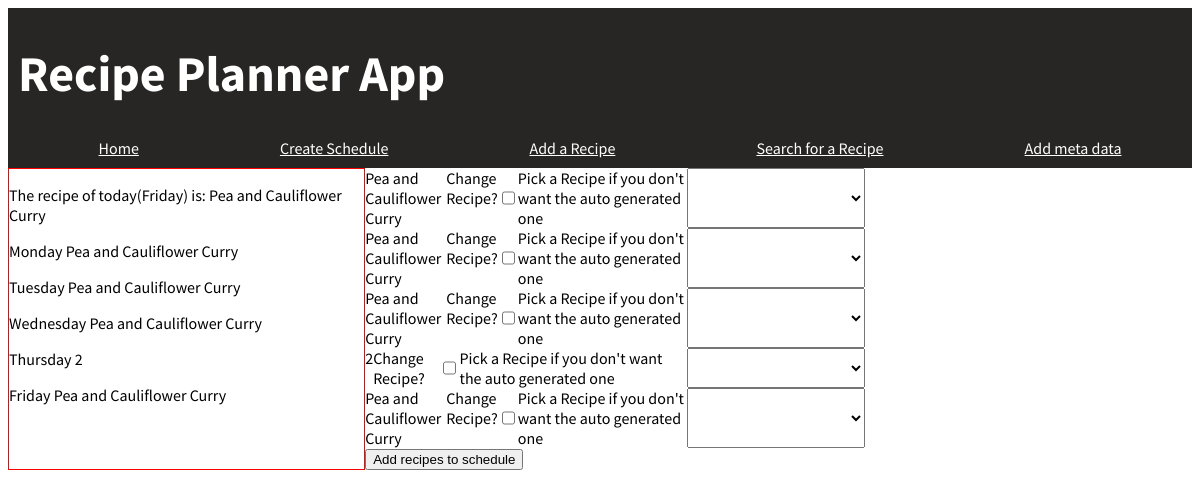
The app's page /finalise_schedule, older data.
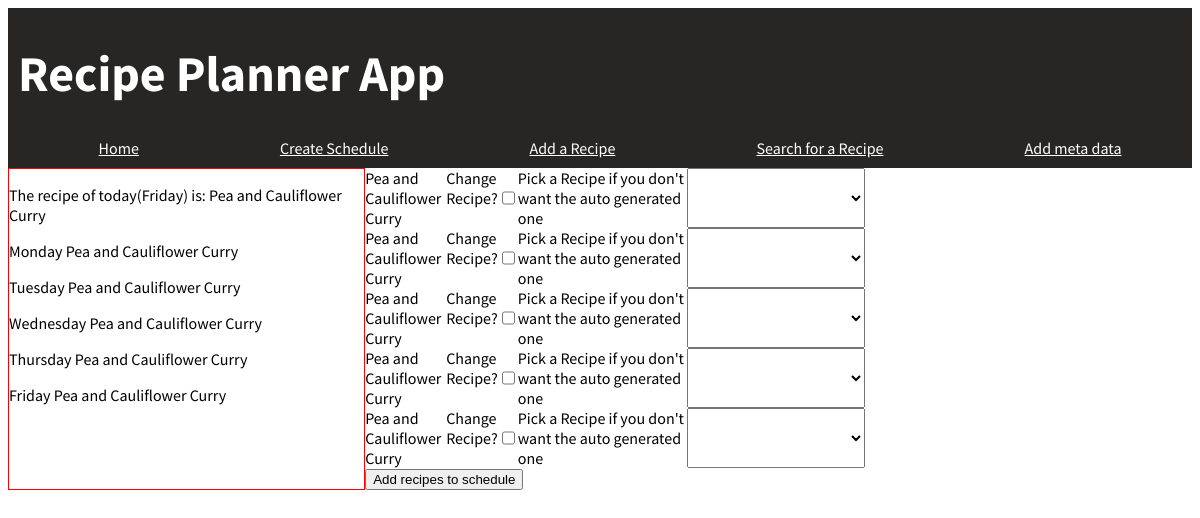
The same page, newer data.
### application/models.py (models this page shows, shortened)
class Recipes(db.Model):
    id = db.Column(db.Integer, primary_key=True)
    recipe_name = db.Column(db.String(100), nullable=False)
    recipe_description = db.Column(db.String(500))
    cuisine_id = db.Column(db.Integer, db.ForeignKey('cuisine.id'))
    quantity = db.relationship('Quantity', backref="quantitybr1")
    method = db.relationship('Method', backref='methodbr')

### application/routes.py (the view)
@app.route('/finalise_schedule', methods=['POST','GET'])
def finalise_schedule():
    week = []
    week.append(Recipes.query.filter_by(id = Schedule.query.filter_by(day_of_the_week = 0).first().recipe_id).first())
    week.append(Recipes.query.filter_by(id = Schedule.query.filter_by(day_of_the_week = 1).first().recipe_id).first())
    week.append(Recipes.query.filter_by(id = Schedule.query.filter_by(day_of_the_week = 2).first().recipe_id).first())
    week.append(Recipes.query.filter_by(id = Schedule.query.filter_by(day_of_the_week = 3).first().recipe_id).first())
    week.append(Recipes.query.filter_by(id = Schedule.query.filter_by(day_of_the_week = 4).first().recipe_id).first())
    day = date.today()
    day = calendar.day_name[day.weekday()]
    recipe_of_the_day = Recipes.query.filter_by(id = (Schedule.query.filter_by(day_of_the_week = datetime.today().weekday()).first().recipe_id)).first().recipe_name
    done = True
    form = FinaliseScheduleForm()
    choices = [(r.id, r.recipe_name) for r in Recipes.query.order_by('recipe_name')]
    choices.insert(0, ("", ""))
    form.monday_recipe.choices = choices
    form.tuesday_recipe.choices = choices
    form.wednesday_recipe.choices = choices
    form.thursday_recipe.choices = choices
    form.friday_recipe.choices = choices
    if request.method == 'POST':
        if form.monday_cb.data == True:
            sched = Schedule.query.filter_by(day_of_the_week = 0).first()
            sched.recipe_id = form.monday_recipe.data
            db.session.add(sched)
            db.session.commit()
        if form.tuesday_cb.data == True:
            sched = Schedule.query.filter_by(day_of_the_week = 1).first()
            sched.recipe_id = form.tuesday_recipe.data
            db.session.add(sched)
            db.session.commit()
        if form.wednesday_cb.data == True:
            sched = Schedule.query.filter_by(day_of_the_week = 2).first()
            sched.recipe_id = form.wednesday_recipe.data
            db.session.add(sched)
            db.session.commit()
        if form.thursday_cb.data == True:
            sched = Schedule.query.filter_by(day_of_the_week = 3).first()
            sched.recipe_id = form.thursday_recipe.data
            db.session.add(sched)
            db.session.commit()
        if form.friday_cb.data == True:
            sched = Schedule.query.filter_by(day_of_the_week = 4).first()
            sched.recipe_id = form.friday_recipe.data
            db.session.add(sched)
            db.session.commit()
        monday_recipe_ingredients = Quantity.query.filter_by(recipe_id = (Schedule.query.filter_by(day_of_the_week = 0).first().recipe_id)).all()
        tuesday_recipe_ingredients = Quantity.query.filter_by(recipe_id = (Schedule.query.filter_by(day_of_the_week = 1).first().recipe_id)).all()
        wednesday_recipe_ingredients = Quantity.query.filter_by(recipe_id = (Schedule.query.filter_by(day_of_the_week = 2).first().recipe_id)).all()
        thursday_recipe_ingredients = Quantity.query.filter_by(recipe_id = (Schedule.query.filter_by(day_of_the_week = 3).first().recipe_id)).all()
        friday_recipe_ingredients = Quantity.query.filter_by(recipe_id = (Schedule.query.filter_by(day_of_the_week = 4).first().recipe_id)).all()
        ingredient_list = []
        for m in monday_recipe_ingredients:
            ingredient_list.append([Ingredients.query.filter_by(id = m.ingredient_id).first().ingredient_name, m.amount, Measure.query.filter_by(id = m.measure).first().measure])
        for m in tuesday_recipe_ingredients:
            ingredient_list.append([Ingredients.query.filter_by(id = m.ingredient_id).first().ingredient_name, m.amount, Measure.query.filter_by(id = m.measure).first().measure])
        for m in wednesday_recipe_ingredients:
            ingredient_list.append([Ingredients.query.filter_by(id = m.ingredient_id).first().ingredient_name, m.amount, Measure.query.filter_by(id = m.measure).first().measure])
        for m in thursday_recipe_ingredients:
            ingredient_list.append([Ingredients.query.filter_by(id = m.ingredient_id).first().ingredient_name, m.amount, Measure.query.filter_by(id = m.measure).first().measure])
        for m in friday_recipe_ingredients:
            ingredient_list.append([Ingredients.query.filter_by(id = m.ingredient_id).first().ingredient_name, m.amount, Measure.query.filter_by(id = m.measure).first().measure])
        aggregated_ingredient_list = []
        ingredient_names = [ingredient[0] for ingredient in ingredient_list]
        for ingredient in ingredient_names:
            if ingredient_names.count(ingredient) == 1:
                aggregated_ingredient_list.append(ingredient_list[aggregated_ingredient_list.index(ingredient)])
        else:
            for ing in ingredient_list:
                for item in ingredient_list:
                    if ingredient_list.index(ing) == ingredient_list.index(item):
                        pass
                    elif ing[0] == item[0]:
                         ing[1] += item[1]
            aggregated_ingredient_list.append(ing)
            print(aggregated_ingredient_list)
        db.session.query(ShoppingList).delete()
        db.session.commit()
        for element in aggregated_ingredient_list:
            shop = ShoppingList(*element)
            db.session.add(shop)
            db.session.commit()
        return render_template('finalise_schedule.html', day=day, week=week, recipe_of_the_day=recipe_of_the_day, done=done, aggregated_ingredient_list=aggregated_ingredient_list)
    else:
        weekly_schedule = Schedule.query.order_by('day_of_the_week')
        mon = Recipes.query.filter_by(id = weekly_schedule[0].recipe_id).first().recipe_name
        tue = Recipes.query.filter_by(id = weekly_schedule[1].recipe_id).first().recipe_name
        wed = Recipes.query.filter_by(id = weekly_schedule[2].recipe_id).first().recipe_name
        thu = Recipes.query.filter_by(id = weekly_schedule[3].recipe_id).first().recipe_name
        fri = Recipes.query.filter_by(id = weekly_schedule[4].recipe_id).first().recipe_name
        return render_template('finalise_schedule.html', day=day, week=week, recipe_of_the_day=recipe_of_the_day, form=form, mon=mon, tue=tue, wed=wed, thu=thu, fri=fri)

### application/forms.py
class FinaliseScheduleForm(FlaskForm):
    monday_cb = BooleanField('Change Recipe?')
    tuesday_cb = BooleanField('Change Recipe?')
    wednesday_cb = BooleanField('Change Recipe?')
    thursday_cb = BooleanField('Change Recipe?')
    friday_cb = BooleanField('Change Recipe?')
    monday_recipe = SelectField('Pick a Recipe if you don\'t want the auto generated one', choices = [])
    tuesday_recipe = SelectField('Pick a Recipe if you don\'t want the auto generated one', choices = [])
    wednesday_recipe = SelectField('Pick a Recipe if you don\'t want the auto generated one', choices = [])
    thursday_recipe = SelectField('Pick a Recipe if you don\'t want the auto generated one', choices = [])
    friday_recipe = SelectField('Pick a Recipe if you don\'t want the auto generated one', choices = [])
    submit_recipes = SubmitField('Add recipes to schedule')

### application/templates/finalise_schedule.html (shortened to what this page needs)
{% extends 'layout.html'%}
{% block body %}
<form method="POST">
{% if mon %}
<div class = 'field'>
    {{ mon }} {{ form.monday_cb.label }} {{ form.monday_cb }} {{ form.monday_recipe.label }} {{ form.monday_recipe }}
</div>
<div class='field'>
    {{ tue }} {{ form.tuesday_cb.label }} {{ form.tuesday_cb }} {{ form.tuesday_recipe.label }} {{ form.tuesday_recipe }}
</div>
<div class='field'>
    {{ wed }} {{ form.wednesday_cb.label }} {{ form.wednesday_cb }} {{ form.wednesday_recipe.label }} {{ form.wednesday_recipe }}
</div>
<div class='field'>
    {{ thu }} {{ form.thursday_cb.label }} {{ form.thursday_cb }} {{ form.thursday_recipe.label }} {{ form.thursday_recipe }}
</div>
<div class='field'>
    {{ fri }} {{ form.friday_cb.label }} {{ form.friday_cb }} {{ form.friday_recipe.label }} {{ form.friday_recipe }}
</div>
{{form.submit_recipes}}
{% endif %}
</form>
{% endblock body %}

### application/templates/layout.html (shortened to what this page needs)
<!DOCTYPE html>
<html lang="en">
<head>
    <link href="../static/format.css" rel="stylesheet">
</head>
<body style="font-family: Source Sans Pro, sans-serif">
    <div class="header" style="background-color:#282624; width:100%; margin: 0 auto">
        <div style="display:flex">
            <h1 style="color:white; font-size:50px; margin-left: 10px"> Recipe Planner App</h1></div>
        <div id = "links" style="text-align: center; display: flex; justify-content: space-around; color:white; padding-bottom: 10px; padding-left: 20px">
            <a href="{{ url_for('index') }}"  style='color:white'>Home</a>
            <a href="{{ url_for('create_weekly_schedule') }}"> Create Schedule</a>
            <a href="{{ url_for('add_recipe') }}">Add a Recipe</a>
            <a href="{{ url_for('search_recipes') }}">Search for a Recipe</a>
            <a href="{{ url_for('add_meta') }}">Add meta data</a>
        </div>
    </div>
    <div class="container">
        <div id="left">
            <p>The recipe of today({{ day }}) is:  {{ recipe_of_the_day }}</p>
            <p>Monday {{ week[0].recipe_name }}</p>
            <p>Tuesday {{ week[1].recipe_name }}</p>
            <p>Wednesday {{ week[2].recipe_name }}</p>
            <p>Thursday {{ week[3].recipe_name }}</p>
            <p>Friday {{ week[4].recipe_name }}</p>
        </div>
        <div id="center">
            {% block body %}
            {% endblock body %}
        </div>
    </div>
</body>
</html>

### application/static/format.css (style rules this page uses)
.field { display: flex; width: 500px; justify-content: space-between; }
.container { display: flex; }
#left { max-width: 30%; border: 1px solid red; }

### application/templates/layout.html (style rules this page uses)
a { color:white }

Row changes from the older to the newer data that the page shows:
removed Recipes: recipe_name "2"
shown differently, row unchanged: Recipes "Pea and Cauliflower Curry": recipe_name (not shown) → "Pea and Cauliflower Curry"
Text that changed along with them:
{{ week[3].recipe_name }}: "2" → "Pea and Cauliflower Curry"
{{ thu }}: "2" → (not shown)
